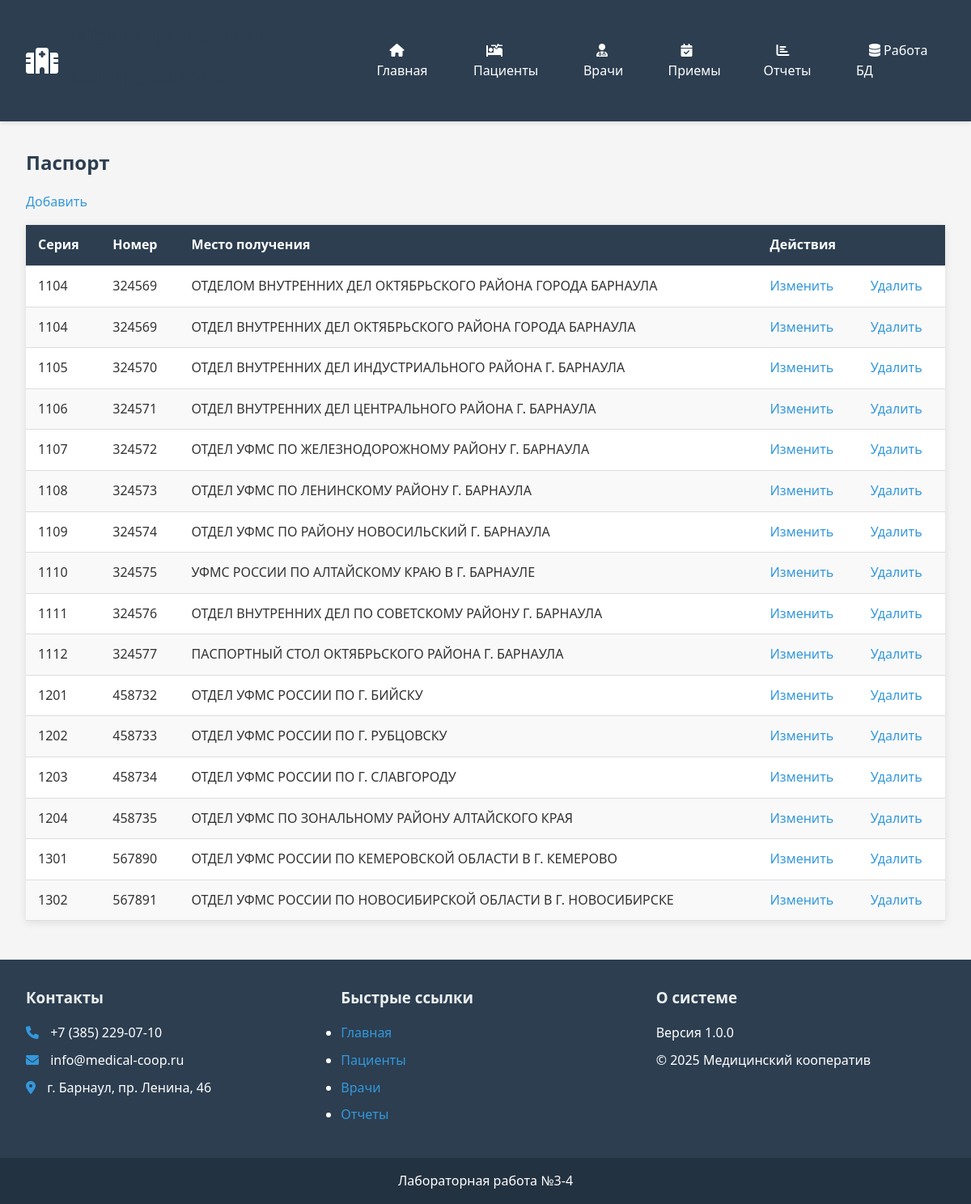
Page /pages/passport/passport.php on the committed database.
### tables this page shows
CREATE TABLE `passport` (
  `id` int(11) NOT NULL,
  `series` int(11) DEFAULT NULL,
  `number` int(11) DEFAULT NULL,
  `issued_by_whom` text DEFAULT NULL
);

### pages/passport/passport.php (the view, shortened to what this page needs)
<?php
require_once '../../includes/header.php';
require_once '../../includes/config.php';
$sql = "SELECT * FROM passport";
$result = $conn->query($sql);
?>
<h2>Паспорт</h2>
<a class="button_change-add" href="pages/passport/passport_insert.php">Добавить</a>
<?php if ($result->num_rows > 0): ?>
    <table class="table">
        <thead>
            <tr>
                <th>Серия</th>
                <th>Номер</th>
                <th>Место получения</th>
                <th colspan="2">Действия</th>
            </tr>
        </thead>
        <tbody>
            <?php while($row = $result->fetch_assoc()): ?>
            <tr>
                <td><?= htmlspecialchars($row['series']) ?></td>
                <td><?= htmlspecialchars($row['number']) ?></td>
                <td><?= htmlspecialchars($row['issued_by_whom']) ?></td>
                <td>
                    <a class="button_change-update" href="pages/passport/passport_update.php?id=<?= $row['id'] ?>">Изменить</a>
                </td>
                <td>
                    <a class="button_change-delete" href="pages/passport/passport_delete.php?id=<?= $row['id'] ?>"
                    onclick="return confirm('Вы уверены, что хотите удалить?')">Удалить</a>
                </td>
            </tr>
            <?php endwhile; ?>
        </tbody>
    </table>
<?php else: ?>
    <p>Нет данных о лекарствах.</p>
<?php endif;
require_once '../../includes/footer.php';
?>

### css/style.css (style rules this page uses)
:root { --primary-color: #3498db; --secondary-color: #2980b9; --accent-color: #e74c3c; --light-color: #ecf0f1; --dark-color: #2c3e50; --success-color: #2ecc71; --warning-color: #f39c12; --danger-color: #e74c3c; }
* { margin: 0; padding: 0; box-sizing: border-box; font-family: 'Segoe UI', Tahoma, Geneva, Verdana, sans-serif; }
body { background-color: #f5f5f5; color: #333; line-height: 1.6; }
a { text-decoration: none; color: var(--primary-color); }
h1, h2, h3 { margin-bottom: 1rem; color: var(--dark-color); }
.table { width: 100%; border-collapse: collapse; margin: 1rem 0; background: white; box-shadow: 0 2px 10px rgba(0,0,0,0.1); }
.table th, .table td { padding: 12px 15px; text-align: left; border-bottom: 1px solid #ddd; }
.table th { background-color: var(--dark-color); color: white; }
.table tr:nth-child(even) { background-color: #f9f9f9; }

### rows in the picture
passport: series "1104", number "324569", issued_by_whom "ОТДЕЛОМ ВНУТРЕННИХ ДЕЛ ОКТЯБРЬСКОГО РАЙОНА ГОРОДА БАРНАУЛА"
passport: series "1104", number "324569", issued_by_whom "ОТДЕЛ ВНУТРЕННИХ ДЕЛ ОКТЯБРЬСКОГО РАЙОНА ГОРОДА БАРНАУЛА"
passport: series "1105", number "324570", issued_by_whom "ОТДЕЛ ВНУТРЕННИХ ДЕЛ ИНДУСТРИАЛЬНОГО РАЙОНА Г. БАРНАУЛА"
passport: series "1106", number "324571", issued_by_whom "ОТДЕЛ ВНУТРЕННИХ ДЕЛ ЦЕНТРАЛЬНОГО РАЙОНА Г. БАРНАУЛА"
passport: series "1107", number "324572", issued_by_whom "ОТДЕЛ УФМС ПО ЖЕЛЕЗНОДОРОЖНОМУ РАЙОНУ Г. БАРНАУЛА"
passport: series "1108", number "324573", issued_by_whom "ОТДЕЛ УФМС ПО ЛЕНИНСКОМУ РАЙОНУ Г. БАРНАУЛА"
passport: series "1109", number "324574", issued_by_whom "ОТДЕЛ УФМС ПО РАЙОНУ НОВОСИЛЬСКИЙ Г. БАРНАУЛА"
passport: series "1110", number "324575", issued_by_whom "УФМС РОССИИ ПО АЛТАЙСКОМУ КРАЮ В Г. БАРНАУЛЕ"
passport: series "1111", number "324576", issued_by_whom "ОТДЕЛ ВНУТРЕННИХ ДЕЛ ПО СОВЕТСКОМУ РАЙОНУ Г. БАРНАУЛА"
passport: series "1112", number "324577", issued_by_whom "ПАСПОРТНЫЙ СТОЛ ОКТЯБРЬСКОГО РАЙОНА Г. БАРНАУЛА"
passport: series "1201", number "458732", issued_by_whom "ОТДЕЛ УФМС РОССИИ ПО Г. БИЙСКУ"
passport: series "1202", number "458733", issued_by_whom "ОТДЕЛ УФМС РОССИИ ПО Г. РУБЦОВСКУ"
passport: series "1203", number "458734", issued_by_whom "ОТДЕЛ УФМС РОССИИ ПО Г. СЛАВГОРОДУ"
passport: series "1204", number "458735", issued_by_whom "ОТДЕЛ УФМС ПО ЗОНАЛЬНОМУ РАЙОНУ АЛТАЙСКОГО КРАЯ"
passport: series "1301", number "567890", issued_by_whom "ОТДЕЛ УФМС РОССИИ ПО КЕМЕРОВСКОЙ ОБЛАСТИ В Г. КЕМЕРОВО"
passport: series "1302", number "567891", issued_by_whom "ОТДЕЛ УФМС РОССИИ ПО НОВОСИБИРСКОЙ ОБЛАСТИ В Г. НОВОСИБИРСКЕ"
